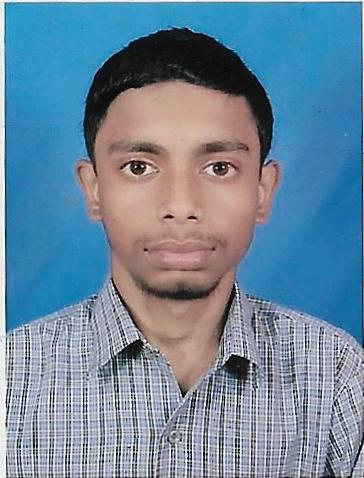
#> input picture Image_Program/Day1/Image_Python/Scan1.jpg, 364 x 478 px
$ python Noise.py
#> lines starting #> are read from the running program, lines starting #| are printed output that depends on the picture
# -*- coding: utf-8 -*-
"""
Created on Sat Aug 10 09:57:44 2019

@author: BILU
"""
import cv2
import numpy as np
from matplotlib import pyplot as plt
import random

img = np.array([])

img = cv2.imread('Scan1.jpg',1)
#> img is the input picture: shape (478, 364, 3); mean B, G, R 157, 135.7, 109.1
#img = cv2.cvtColor(img,cv2.COLOR_BGR2RGB)

rows, columns, dim = img.shape
#> rows = 478; columns = 364; dim = 3
p = 0.005

output = np.zeros(shape=(rows,columns,dim),dtype = int)

for i in range(rows):
    for j in range(columns):
        r = random.random()
        if r < p/2:
            output[i][j] = 0
        elif r < p:
            output[i][j] = 255
        else:
            output[i][j] = img[i][j]

plt.subplot(1,2,1)
plt.imshow(img)
plt.title('Original Image')

plt.subplot(1,2,2)
plt.imshow(output)
plt.title('Noise Image')
plt.show()
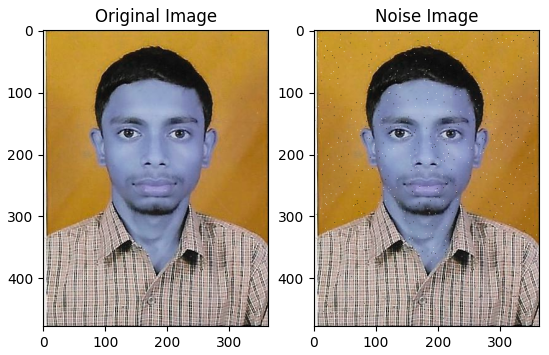
#> figure drawn by matplotlib, 2 panels; B, G, R data is drawn as R, G, B
#output = cv2.cvtColor(output,cv2.COLOR_BGR2RGB)
cv2.imwrite('Noise_image.jpg',output)
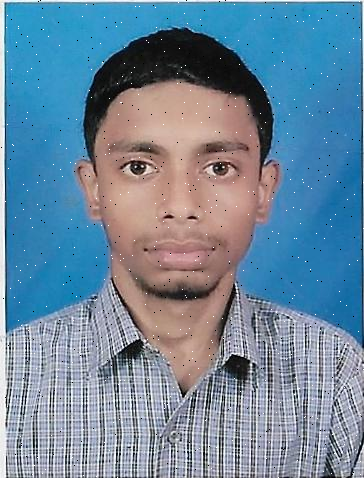
#> saved as Noise_image.jpg: shape (478, 364, 3); mean B, G, R 157, 135.7, 109.2
